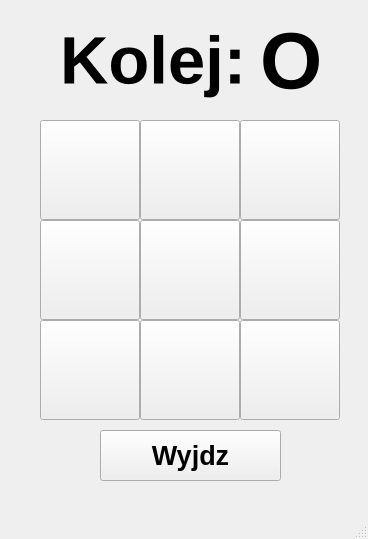
<?xml version="1.0" encoding="UTF-8"?>
<ui version="4.0">
 <class>MainWindow</class>
 <widget class="QMainWindow" name="MainWindow">
  <property name="geometry">
   <rect>
    <x>0</x>
    <y>0</y>
    <width>368</width>
    <height>539</height>
   </rect>
  </property>
  <property name="minimumSize">
   <size>
    <width>368</width>
    <height>539</height>
   </size>
  </property>
  <property name="maximumSize">
   <size>
    <width>368</width>
    <height>539</height>
   </size>
  </property>
  <property name="cursor">
   <cursorShape>ArrowCursor</cursorShape>
  </property>
  <property name="windowTitle">
   <string>Kółko i krzyżyk</string>
  </property>
  <widget class="QWidget" name="centralwidget">
   <widget class="QPushButton" name="pushButton_1">
    <property name="geometry">
     <rect>
      <x>40</x>
      <y>120</y>
      <width>100</width>
      <height>100</height>
     </rect>
    </property>
    <property name="baseSize">
     <size>
      <width>100</width>
      <height>100</height>
     </size>
    </property>
    <property name="font">
     <font>
      <pointsize>50</pointsize>
     </font>
    </property>
    <property name="cursor">
     <cursorShape>PointingHandCursor</cursorShape>
    </property>
    <property name="text">
     <string/>
    </property>
   </widget>
   <widget class="QPushButton" name="pushButton_2">
    <property name="geometry">
     <rect>
      <x>140</x>
      <y>120</y>
      <width>100</width>
      <height>100</height>
     </rect>
    </property>
    <property name="baseSize">
     <size>
      <width>100</width>
      <height>100</height>
     </size>
    </property>
    <property name="font">
     <font>
      <pointsize>50</pointsize>
     </font>
    </property>
    <property name="cursor">
     <cursorShape>PointingHandCursor</cursorShape>
    </property>
    <property name="text">
     <string/>
    </property>
   </widget>
   <widget class="QPushButton" name="pushButton_3">
    <property name="geometry">
     <rect>
      <x>240</x>
      <y>120</y>
      <width>100</width>
      <height>100</height>
     </rect>
    </property>
    <property name="baseSize">
     <size>
      <width>100</width>
      <height>100</height>
     </size>
    </property>
    <property name="font">
     <font>
      <pointsize>50</pointsize>
     </font>
    </property>
    <property name="cursor">
     <cursorShape>PointingHandCursor</cursorShape>
    </property>
    <property name="text">
     <string/>
    </property>
   </widget>
   <widget class="QPushButton" name="pushButton_4">
    <property name="geometry">
     <rect>
      <x>40</x>
      <y>220</y>
      <width>100</width>
      <height>100</height>
     </rect>
    </property>
    <property name="baseSize">
     <size>
      <width>100</width>
      <height>100</height>
     </size>
    </property>
    <property name="font">
     <font>
      <pointsize>50</pointsize>
     </font>
    </property>
    <property name="cursor">
     <cursorShape>PointingHandCursor</cursorShape>
    </property>
    <property name="text">
     <string/>
    </property>
   </widget>
   <widget class="QPushButton" name="pushButton_5">
    <property name="geometry">
     <rect>
      <x>140</x>
      <y>220</y>
      <width>100</width>
      <height>100</height>
     </rect>
    </property>
    <property name="baseSize">
     <size>
      <width>100</width>
      <height>100</height>
     </size>
    </property>
    <property name="font">
     <font>
      <pointsize>50</pointsize>
     </font>
    </property>
    <property name="cursor">
     <cursorShape>PointingHandCursor</cursorShape>
    </property>
    <property name="text">
     <string/>
    </property>
   </widget>
   <widget class="QPushButton" name="pushButton_6">
    <property name="geometry">
     <rect>
      <x>240</x>
      <y>220</y>
      <width>100</width>
      <height>100</height>
     </rect>
    </property>
    <property name="baseSize">
     <size>
      <width>100</width>
      <height>100</height>
     </size>
    </property>
    <property name="font">
     <font>
      <pointsize>50</pointsize>
     </font>
    </property>
    <property name="cursor">
     <cursorShape>PointingHandCursor</cursorShape>
    </property>
    <property name="text">
     <string/>
    </property>
   </widget>
   <widget class="QPushButton" name="pushButton_7">
    <property name="geometry">
     <rect>
      <x>40</x>
      <y>320</y>
      <width>100</width>
      <height>100</height>
     </rect>
    </property>
    <property name="baseSize">
     <size>
      <width>100</width>
      <height>100</height>
     </size>
    </property>
    <property name="font">
     <font>
      <pointsize>50</pointsize>
     </font>
    </property>
    <property name="cursor">
     <cursorShape>PointingHandCursor</cursorShape>
    </property>
    <property name="text">
     <string/>
    </property>
   </widget>
   <widget class="QPushButton" name="pushButton_8">
    <property name="geometry">
     <rect>
      <x>140</x>
      <y>320</y>
      <width>100</width>
      <height>100</height>
     </rect>
    </property>
    <property name="baseSize">
     <size>
      <width>100</width>
      <height>100</height>
     </size>
    </property>
    <property name="font">
     <font>
      <pointsize>50</pointsize>
     </font>
    </property>
    <property name="cursor">
     <cursorShape>PointingHandCursor</cursorShape>
    </property>
    <property name="text">
     <string/>
    </property>
   </widget>
   <widget class="QPushButton" name="pushButton_9">
    <property name="geometry">
     <rect>
      <x>240</x>
      <y>320</y>
      <width>100</width>
      <height>100</height>
     </rect>
    </property>
    <property name="baseSize">
     <size>
      <width>100</width>
      <height>100</height>
     </size>
    </property>
    <property name="font">
     <font>
      <pointsize>50</pointsize>
     </font>
    </property>
    <property name="cursor">
     <cursorShape>PointingHandCursor</cursorShape>
    </property>
    <property name="text">
     <string/>
    </property>
   </widget>
   <widget class="QLabel" name="teks_nieruszac">
    <property name="geometry">
     <rect>
      <x>60</x>
      <y>20</y>
      <width>201</width>
      <height>81</height>
     </rect>
    </property>
    <property name="font">
     <font>
      <pointsize>50</pointsize>
      <weight>75</weight>
      <bold>true</bold>
     </font>
    </property>
    <property name="text">
     <string>Kolej:</string>
    </property>
   </widget>
   <widget class="QLabel" name="kolej_gracza">
    <property name="geometry">
     <rect>
      <x>260</x>
      <y>20</y>
      <width>61</width>
      <height>81</height>
     </rect>
    </property>
    <property name="font">
     <font>
      <pointsize>60</pointsize>
      <weight>75</weight>
      <bold>true</bold>
     </font>
    </property>
    <property name="text">
     <string>O</string>
    </property>
   </widget>
   <widget class="QPushButton" name="wyjdz">
    <property name="geometry">
     <rect>
      <x>100</x>
      <y>430</y>
      <width>181</width>
      <height>51</height>
     </rect>
    </property>
    <property name="font">
     <font>
      <pointsize>20</pointsize>
      <weight>75</weight>
      <bold>true</bold>
     </font>
    </property>
    <property name="cursor">
     <cursorShape>PointingHandCursor</cursorShape>
    </property>
    <property name="text">
     <string>Wyjdz</string>
    </property>
   </widget>
  </widget>
  <widget class="QMenuBar" name="menubar">
   <property name="geometry">
    <rect>
     <x>0</x>
     <y>0</y>
     <width>368</width>
     <height>21</height>
    </rect>
   </property>
  </widget>
  <widget class="QStatusBar" name="statusbar"/>
 </widget>
 <resources/>
 <connections/>
</ui>
